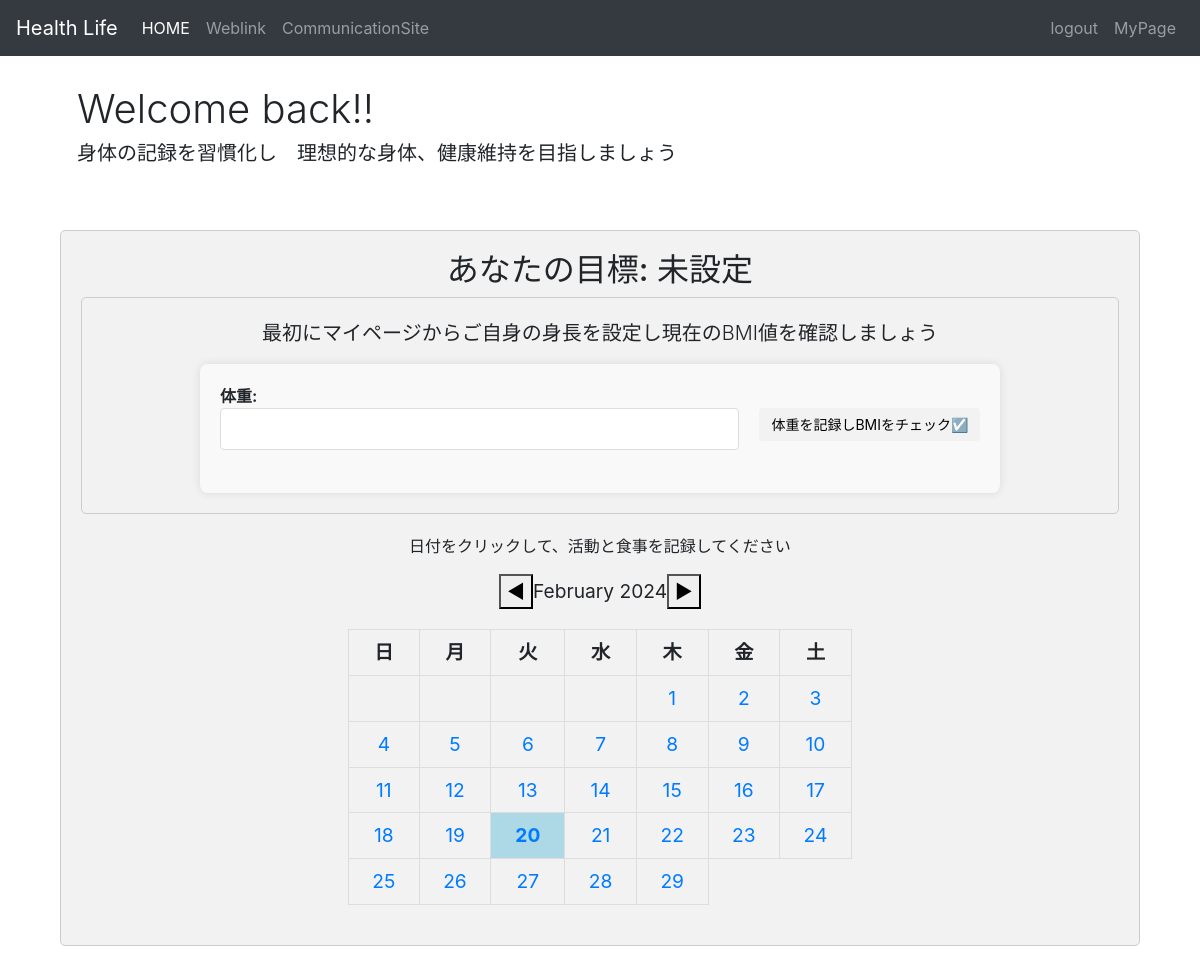
The app's page / (signed in), older data.
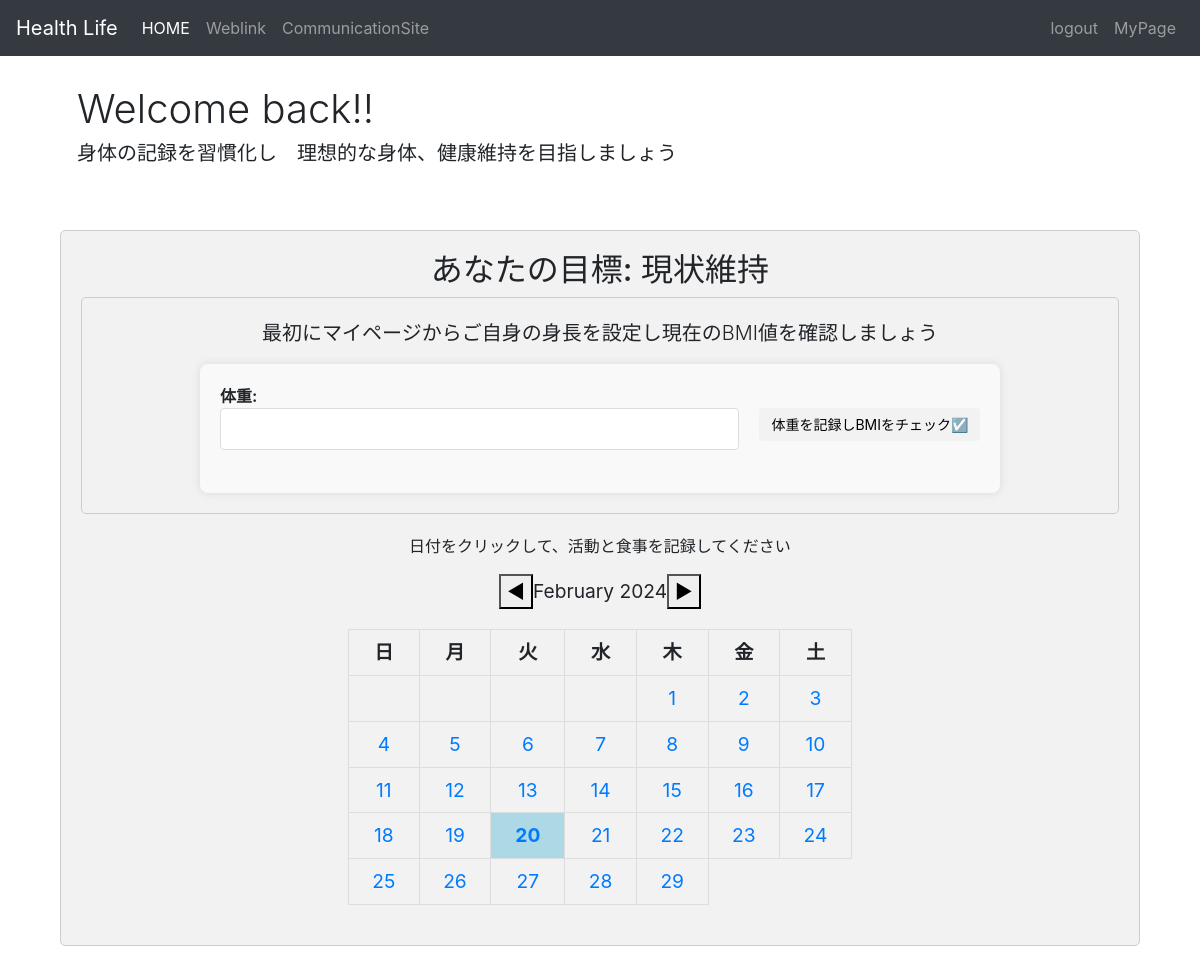
The same page, newer data.
### myapp/models.py (models this page shows, shortened)
class UserProfile(models.Model):
    user = models.OneToOneField(User, on_delete=models.CASCADE)
    target = models.CharField(max_length=255, default="未設定")  # ユーザーの目標を保存するフィールド
    height = models.FloatField(null=True, blank=True)  # 身長（メートル単位）
    weight = models.FloatField(null=True, blank=True)  # 体重（キログラム単位）
    exercise_goal = models.TextField(null=True, blank=True)  # 運動目標

### myapp/views.py (the view, shortened to what this page needs)
# urls.py: path('', home, name='home'),
def home(request):
    if not request.user.is_authenticated:
        return redirect('login')  # ログインしていないユーザーをログインページにリダイレクト
    form = DailyWeightForm()
    bmi = None
    target = None  # ユーザーの目標を初期化
    try:
        profile = request.user.userprofile
        target = profile.target  # 'target'フィールドをUserProfileモデルに追加してください
        if profile.height:
            height_m = Decimal(profile.height) / 100  # cmからmへ変換
            today_weight = DailyWeight.objects.filter(user=request.user, date=date.today()).first()
            if today_weight:
                bmi = today_weight.weight / (height_m ** 2)
                bmi = round(bmi, 2)
    except UserProfile.DoesNotExist:
        profile = None  # プロファイルが存在しない場合
    height_for_js = None
    if profile:
        height_for_js = profile.height
    context = {
        'form': form,
        'bmi': bmi,
        'profile': profile,
        'height_for_js': height_for_js,  # JavaScriptで使えるように身長を渡す
        'target': target,  # 新しく追加
    }
    return render(request, 'home/home.html', context)

### myapp/forms.py
class DailyWeightForm(forms.ModelForm):
    class Meta:
        model = DailyWeight
        fields = ['weight']
        labels = {
            'weight': '体重',
        }

### templates/home/home.html (shortened to what this page needs)
{% extends 'base.html' %}
{% block content %}
  <div class="jumbotron" style="background-color: transparent;">
    <h1 class="display-4">Welcome back!!</h1>
    <p class="lead">身体の記録を習慣化し　理想的な身体、健康維持を目指しましょう</p>
  </div>
  <div class="container">
     {% if target %}
       <div class="section">
        <div class="section-title">
          <h2>あなたの目標: {{ target }}</h2>
     {% endif %}
  <div class="section">
    <p class="lead">最初にマイページからご自身の身長を設定し現在のBMI値を確認しましょう</p>
    <form method="post" class="form-inline">
     <div class="form-group mb-2">
       {{ form.weight.label_tag }}
       {{ form.weight }}
     </div>
     <button type="submit" class="btn btn-custom mb-2">体重を記録しBMIをチェック☑️</button>
    </form>
    {% load static %}
  </div>
  <div class="row justify-content-center">
  <div class="col-md-8 col-lg-6">
    <p>日付をクリックして、活動と食事を記録してください</p>
    <div class="calendar-container">
    </div>
  </div>
{% endblock %}

Row changes from the older to the newer data that the page shows:
changed UserProfile: target "未設定" → "現状維持"
